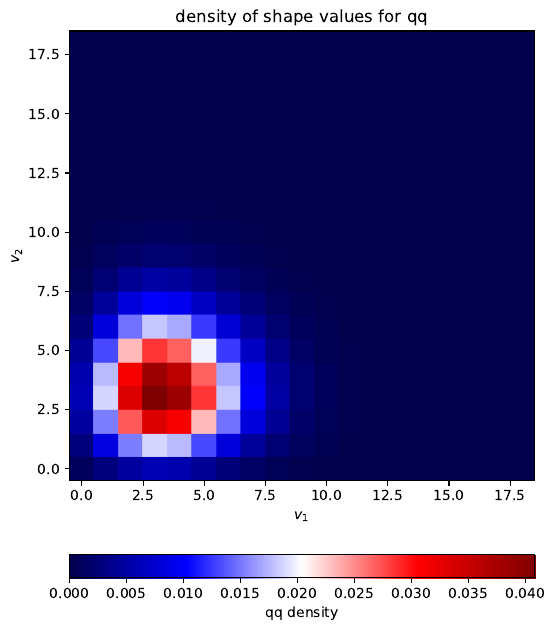

Reproduce this figure in Python.
#! /usr/bin/env python3
#
# For a given shape (and pt), make a plot of the qq qg and gg
# distributyions in the lambda1 lambda2 plane

from hfile import *
import argparse
import numpy as np
import os

import matplotlib.pyplot as plt
from matplotlib import cm
from matplotlib.backends.backend_pdf import PdfPages
from matplotlib.colors import LinearSegmentedColormap
from matplotlib.colors import LogNorm

def plot_density(density, name, xmin, xmax, pdf):
    fig = plt.figure(figsize=(6,8))
    plt.title('density of shape values for '+name)
    ax=fig.add_subplot(111)
    ax.set_xlabel('$v_1$')
    ax.set_ylabel('$v_2$')
    plt.imshow(density, origin='lower', aspect='auto', cmap=cm.seismic, extent=[xmin, xmax, xmin, xmax])
    cbar = plt.colorbar(orientation='horizontal', pad=0.12, label=name+' density')
    pdf.savefig(bbox_inches='tight')
    plt.close()


def plot_density_ratio(weight, xmin, xmax, pdf):
    fig = plt.figure(figsize=(6,8))
    plt.title('weight = $n_{gg}/(n_{qq}+n_{qg}+n_{gg})$')
    ax=fig.add_subplot(111)
    ax.set_xlabel('$v_1$')
    ax.set_ylabel('$v_2$')
    plt.imshow(weight, norm=LogNorm(), origin='lower', aspect='auto', cmap=cm.seismic, vmin=1e-4, vmax=1.0, extent=[xmin, xmax, xmin, xmax])
    cbar = plt.colorbar(orientation='horizontal', pad=0.12, label='gg/all density')
    pdf.savefig(bbox_inches='tight')
    plt.close()

def plot_nevs(cuts, nevs_gg, nevs_tot, pdf):
    fig = plt.figure(figsize=(6,8))
    plt.title('Number of events kept after cut on weight')
    ax=fig.add_subplot(111)
    ax.set_xlabel('cut on the weight')
    ax.set_xscale('log')
    ax.set_ylabel('$N_{\\rm kept}$')
    ax.set_yscale('log')
    plt.ylim(1,11000)
    ax.grid(linestyle=':', zorder=1)
    ax.tick_params(which='both', direction='in')
    plt.plot(cuts, nevs_gg,  color='red',   ls='-', label='gg')
    plt.plot(cuts, nevs_tot, color='black', ls='-', label='all')
    pdf.savefig(bbox_inches='tight')
    plt.close()

def plot_nevs_v_purity(fraction_ratio, nevs_tot, wgt_fraction_ratio, wgt_nevs, pdf):
    fig = plt.figure(figsize=(6,8))
    plt.title('Purity (fraction of gg) after cut on weight')
    ax=fig.add_subplot(111)
    ax.set_xlabel('purity')
    plt.ylim(1,11000)
    plt.xlim(0,0.5)
    ax.set_ylabel('$N_{\\rm kept}$')
    ax.set_yscale('log')
    ax.grid(linestyle=':', zorder=1)
    ax.tick_params(which='both', direction='in')
    plt.plot(fraction_ratio, nevs_tot,  color='red',   ls='-', label='gg')
    plt.scatter(wgt_fraction_ratio, wgt_nevs, color='blue', marker='.', label='weighted')
    pdf.savefig(bbox_inches='tight')
    plt.close()



parser = argparse.ArgumentParser()

parser.add_argument('-pt',    type=float, default=2000, help='pt cut')    
parser.add_argument('-shape', type=str, default='plain_isd_1.0', help='name of the shape to process')
parser.add_argument('-lumi',  type=float, default=150.0, help='integrated lumi in fb^{-1}')
parser.add_argument('-vmin',  type=float, default=-0.5, help='min v to plot')
parser.add_argument('-vmax',  type=float, default=15.5, help='max v to plot')


args = parser.parse_args()

script_dir = os.path.dirname(__file__)


# read in the cross-sections split in i->f channels
incl_qq2qq=get_array(os.path.join(script_dir,'../2to2/res/lhc13-ct14nlo-ymax4.5-qq2qq.res'))
incl_qq2gg=get_array(os.path.join(script_dir,'../2to2/res/lhc13-ct14nlo-ymax4.5-qq2gg.res'))
incl_qg2qg=get_array(os.path.join(script_dir,'../2to2/res/lhc13-ct14nlo-ymax4.5-qg2qg.res'))
incl_gg2qq=get_array(os.path.join(script_dir,'../2to2/res/lhc13-ct14nlo-ymax4.5-gg2qq.res'))
incl_gg2gg=get_array(os.path.join(script_dir,'../2to2/res/lhc13-ct14nlo-ymax4.5-gg2gg.res'))

# convert this infto final-states admixtures
incl_pts=incl_qq2qq[:,0]
incl_sum=incl_qq2qq[:,1]+incl_qq2qq[:,2]+incl_gg2qq[:,1]+incl_gg2qq[:,2]+incl_qg2qg[:,1]+incl_qg2qg[:,2]+incl_qq2gg[:,1]+incl_qq2gg[:,2]+incl_gg2gg[:,1]+incl_gg2gg[:,2]
incl_qq=(incl_qq2qq[:,1]+incl_qq2qq[:,2]+incl_gg2qq[:,1]+incl_gg2qq[:,2])/incl_sum
incl_qg=(incl_qg2qg[:,1]+incl_qg2qg[:,2])/incl_sum
incl_gg=(incl_qq2gg[:,1]+incl_qq2gg[:,2]+incl_gg2gg[:,1]+incl_gg2gg[:,2])/incl_sum

# - number of events in 150 fb^{-1} above the requested pt
lumi=args.lumi*1e+6
incl_sum_above=incl_sum.copy()
incl_sum_above[len(incl_sum_above)-1]=0.5*incl_sum[len(incl_sum_above)-1]*(6500-incl_pts[len(incl_sum_above)-1])
for i in range(len(incl_sum_above)-2,-1,-1):
    incl_sum_above[i]=incl_sum_above[i+1]+0.5*(incl_sum[i]+incl_sum[i+1])*(incl_pts[i+1]-incl_pts[i])
xs_pt=np.interp(args.pt, incl_pts, incl_sum_above)
nev_init=xs_pt*lumi

# find the fractions at the requested pt
frac_qq_born = np.interp(args.pt, incl_pts, incl_qq)
frac_qg_born = np.interp(args.pt, incl_pts, incl_qg)
frac_gg_born = np.interp(args.pt, incl_pts, incl_gg)

# read the shape distributions
q_distrib = get_array(os.path.join(script_dir,'../../taggers-code/res/lhc13-py8.230_M13-qq2qq-ptmin'+str(int(args.pt))+'-full.res'), args.shape)
g_distrib = get_array(os.path.join(script_dir,'../../taggers-code/res/lhc13-py8.230_M13-gg2gg-ptmin'+str(int(args.pt))+'-full.res'), args.shape)

inrange=(q_distrib[:,1]>args.vmin) * (q_distrib[:,1]<args.vmax)

p_q = q_distrib[inrange,3]*(q_distrib[inrange,2]-q_distrib[inrange,0])
p_g = g_distrib[inrange,3]*(g_distrib[inrange,2]-g_distrib[inrange,0])

# now create 2-d distributions
density_qq=np.outer(p_q, p_q)
density_qg=0.5*(np.outer(p_q, p_g)+np.outer(p_g, p_q))
density_gg=np.outer(p_g, p_g)

# fractions of Born  events in each bin
n_qq=frac_qq_born*density_qq
n_qg=frac_qg_born*density_qg
n_gg=frac_gg_born*density_gg
n_tot=n_qq+n_qg+n_gg

# the "optimal" weight
weight=n_gg/(n_tot+1e-50)

# number of gg and total events
#
# note that for total number n_tot cancels
wgt_frac_tot=frac_gg_born
wgt_frac_gg=np.sum(n_gg*weight)

print(wgt_frac_gg,wgt_frac_tot)

# try to see the number of events and purity we get when imposing a
# cut on the weight (i.e. on isolines in the 2-d plane)
fs=np.logspace(-4,0,50)
frac_gg =numpy.asarray([np.sum(n_gg [(weight>f)]) for f in fs])
frac_tot=numpy.asarray([np.sum(n_tot[(weight>f)]) for f in fs])
# for f in :
#     condition=(weight>f)
#     
#     print (f,,np.sum(n_tot[condition]))

pdfname = 'shape-2d.pdf'
print("Creating "+pdfname)
with PdfPages(pdfname) as pdf:
    plot_density(density_qq, 'qq', args.vmin, args.vmax, pdf)
    plot_density(density_qg, 'qg', args.vmin, args.vmax, pdf)
    plot_density(density_gg, 'gg', args.vmin, args.vmax, pdf)

    plot_density_ratio(weight, args.vmin, args.vmax, pdf)

    plot_nevs(fs, nev_init*frac_gg, nev_init*frac_tot, pdf)
    plot_nevs_v_purity(frac_gg/frac_tot, nev_init*frac_tot, wgt_frac_gg/wgt_frac_tot, nev_init*wgt_frac_tot, pdf)
    
